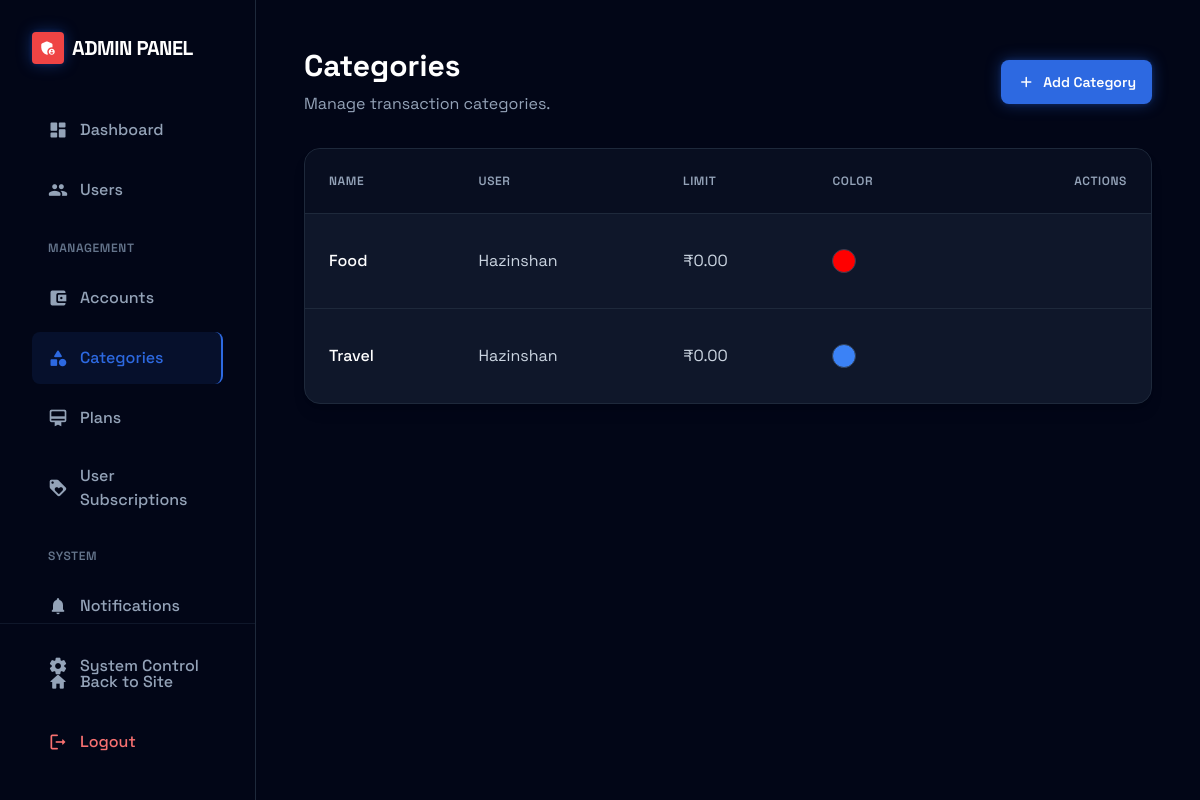
The page /custom-admin/categories/ (signed in) on the database its author committed.
### apps/accounts/models.py (models this page shows, shortened)
class Category(models.Model):
    user = models.ForeignKey(settings.AUTH_USER_MODEL, on_delete=models.CASCADE, related_name='categories')
    account = models.ForeignKey(Account, on_delete=models.CASCADE, related_name='categories', null=True, blank=True)
    name = models.CharField(max_length=100)
    limit = models.DecimalField(max_digits=12, decimal_places=2, default=0.00, help_text="Monthly budget limit")
    color = models.CharField(max_length=7, default="#3B82F6", help_text="HEX color for UI")
    timestamp = models.DateTimeField(auto_now_add=True)
    class Meta:
        db_table = 'categories_category'
        verbose_name_plural = "Categories"
        ordering = ['name']
        unique_together = ['user', 'name']

### apps/users/models.py (models this page shows, shortened)
class CustomUser(AbstractUser):
    email = models.EmailField(unique=True)
    phone = models.CharField(max_length=20, blank=True, null=True)
    is_frozen = models.BooleanField(default=False, help_text="Designates whether this user has been frozen.")
    force_logout_time = models.DateTimeField(null=True, blank=True, help_text="If set, user will be forced to logout if their session started before this time.")

### apps/custom_admin/views.py (the view)
# urls.py: path('', CategoryListView.as_view(), name='category_list'),
class CategoryListView(LoginRequiredMixin, AdminRequiredMixin, ListView):
    model = Category
    template_name = 'custom_admin/category_list.html'
    context_object_name = 'categories'
    paginate_by = 20
    ordering = ['name']

### apps/core/context_processors.py (called while the page is built, shortened)
def active_account_processor(request):
    if not request.user.is_authenticated:
        return {}
    active_account = None
    account_id = request.GET.get('account')
    return {'active_account': active_account}

### apps/core/models.py (called while the page is built)
    @classmethod
    def is_active(cls):
        is_maintenance = cache.get('maintenance_mode')
        if is_maintenance is None:
            obj, created = cls.objects.get_or_create(pk=1)
            is_maintenance = obj.is_maintenance
            cache.set('maintenance_mode', is_maintenance, timeout=None)
        return is_maintenance

### apps/custom_admin/views.py (called while the page is built)
    def test_func(self):
        return self.request.user.is_superuser or self.request.user.is_staff

### apps/notifications/context_processors.py (called while the page is built)
def notifications_processor(request):
    if request.user.is_authenticated:
        unread_count = Notification.objects.filter(recipient=request.user, is_read=False).count()
        return {
            'notification_count': unread_count,
            'Notification_count': unread_count
        }
    return {}

### templates/custom_admin/category_list.html (shortened to what this page needs)
{% extends 'custom_admin/base.html' %}
{% block content %}
<div class="max-w-7xl mx-auto">
    <div class="flex items-center justify-between mb-8">
        <div>
            <h1 class="text-3xl font-bold text-white mb-2">Categories</h1>
            <p class="text-slate-400">Manage transaction categories.</p>
        </div>
        <a href="{% url 'custom_admin:category_create' %}" class="bg-primary hover:bg-blue-600 text-white px-4 py-2 rounded-lg text-sm font-semibold transition-all shadow-neon hover:shadow-neon-bright flex items-center gap-2">
            <span class="material-icons-round text-lg">add</span>
            Add Category
        </a>
    </div>
    <div class="bg-slate-900 border border-slate-800 rounded-2xl overflow-hidden shadow-lg">
        <div class="overflow-x-auto">
            <table class="w-full text-left border-collapse">
                <thead>
                    <tr class="bg-slate-950/50 border-b border-slate-800 text-slate-400 text-xs uppercase tracking-wider">
                        <th class="p-6 font-semibold">Name</th>
                        <th class="p-6 font-semibold">User</th>
                        <th class="p-6 font-semibold">Limit</th>
                        <th class="p-6 font-semibold">Color</th>
                        <th class="p-6 font-semibold text-right">Actions</th>
                    </tr>
                </thead>
                <tbody class="divide-y divide-slate-800">
                    {% for category in categories %}
                    <tr class="hover:bg-slate-800/30 transition-colors group animate-fade-in" style="animation-delay: {{ forloop.counter }}00ms">
                        <td class="p-6 font-medium text-white">{{ category.name }}</td>
                        <td class="p-6 text-slate-300">{{ category.user.username }}</td>
                        <td class="p-6 text-slate-300">₹{{ category.limit }}</td>
                        <td class="p-6">
                            <span class="w-6 h-6 rounded-full block border border-slate-700" style="background-color: {{ category.color }}"></span>
                        </td>
                        <td class="p-6 text-right">
                        </td>
                    </tr>
                    {% empty %}
                    <tr><td colspan="5" class="p-12 text-center text-slate-500">No categories found.</td></tr>
                    {% endfor %}
                </tbody>
            </table>
        </div>
    </div>
</div>
{% endblock %}

### static/css/style.css (style rules this page uses)
body { font-family: 'Space Grotesk', sans-serif; background-color: #020617; }

### templates/custom_admin/base.html (style rules this page uses)
.animate-fade-in { animation: fadeIn 0.4s ease-out forwards; }

### rows shown on the page
Category: name "Food", user.username "Hazinshan", limit "0.00"
Category: name "Travel", user.username "Hazinshan", limit "0.00"
